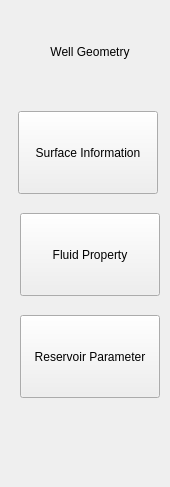
       <widget class="QWidget" name="pageConfigure">
        <property name="geometry">
         <rect>
          <x>0</x>
          <y>0</y>
          <width>170</width>
          <height>487</height>
         </rect>
        </property>
        <attribute name="icon">
         <iconset resource="plunger_ico.qrc">
          <normaloff>:/plunger/icons/configuration.png</normaloff>:/plunger/icons/configuration.png</iconset>
        </attribute>
        <attribute name="label">
         <string>Configuration</string>
        </attribute>
        <widget class="QToolButton" name="btnWell">
         <property name="geometry">
          <rect>
           <x>20</x>
           <y>10</y>
           <width>140</width>
           <height>83</height>
          </rect>
         </property>
         <property name="sizePolicy">
          <sizepolicy hsizetype="Expanding" vsizetype="Fixed">
           <horstretch>0</horstretch>
           <verstretch>0</verstretch>
          </sizepolicy>
         </property>
         <property name="maximumSize">
          <size>
           <width>16777215</width>
           <height>120</height>
          </size>
         </property>
         <property name="cursor">
          <cursorShape>ArrowCursor</cursorShape>
         </property>
         <property name="styleSheet">
          <string notr="true"/>
         </property>
         <property name="text">
          <string>Well Geometry</string>
         </property>
         <property name="icon">
          <iconset resource="plunger_ico.qrc">
           <normaloff>:/plunger/icons/well_trajectory.png</normaloff>:/plunger/icons/well_trajectory.png</iconset>
         </property>
         <property name="iconSize">
          <size>
           <width>45</width>
           <height>60</height>
          </size>
         </property>
         <property name="checkable">
          <bool>true</bool>
         </property>
         <property name="checked">
          <bool>false</bool>
         </property>
         <property name="popupMode">
          <enum>QToolButton::InstantPopup</enum>
         </property>
         <property name="toolButtonStyle">
          <enum>Qt::ToolButtonTextUnderIcon</enum>
         </property>
         <property name="autoRaise">
          <bool>true</bool>
         </property>
        </widget>
        <widget class="QToolButton" name="btnSurface">
         <property name="geometry">
          <rect>
           <x>18</x>
           <y>111</y>
           <width>140</width>
           <height>83</height>
          </rect>
         </property>
         <property name="sizePolicy">
          <sizepolicy hsizetype="Expanding" vsizetype="Minimum">
           <horstretch>0</horstretch>
           <verstretch>0</verstretch>
          </sizepolicy>
         </property>
         <property name="maximumSize">
          <size>
           <width>16777215</width>
           <height>120</height>
          </size>
         </property>
         <property name="focusPolicy">
          <enum>Qt::StrongFocus</enum>
         </property>
         <property name="styleSheet">
          <string notr="true"/>
         </property>
         <property name="text">
          <string>Surface Information</string>
         </property>
         <property name="icon">
          <iconset resource="plunger_ico.qrc">
           <normaloff>:/plunger/icons/valve.png</normaloff>:/plunger/icons/valve.png</iconset>
         </property>
         <property name="iconSize">
          <size>
           <width>45</width>
           <height>60</height>
          </size>
         </property>
         <property name="checkable">
          <bool>true</bool>
         </property>
         <property name="toolButtonStyle">
          <enum>Qt::ToolButtonTextUnderIcon</enum>
         </property>
        </widget>
        <widget class="QToolButton" name="btnFluid">
         <property name="geometry">
          <rect>
           <x>20</x>
           <y>213</y>
           <width>140</width>
           <height>83</height>
          </rect>
         </property>
         <property name="sizePolicy">
          <sizepolicy hsizetype="Expanding" vsizetype="Minimum">
           <horstretch>0</horstretch>
           <verstretch>0</verstretch>
          </sizepolicy>
         </property>
         <property name="maximumSize">
          <size>
           <width>16777215</width>
           <height>120</height>
          </size>
         </property>
         <property name="styleSheet">
          <string notr="true"/>
         </property>
         <property name="text">
          <string>Fluid Property</string>
         </property>
         <property name="icon">
          <iconset resource="plunger_ico.qrc">
           <normaloff>:/plunger/icons/oil.png</normaloff>:/plunger/icons/oil.png</iconset>
         </property>
         <property name="iconSize">
          <size>
           <width>45</width>
           <height>60</height>
          </size>
         </property>
         <property name="checkable">
          <bool>true</bool>
         </property>
         <property name="toolButtonStyle">
          <enum>Qt::ToolButtonTextUnderIcon</enum>
         </property>
        </widget>
        <widget class="QToolButton" name="btnReservoir">
         <property name="geometry">
          <rect>
           <x>20</x>
           <y>315</y>
           <width>140</width>
           <height>83</height>
          </rect>
         </property>
         <property name="sizePolicy">
          <sizepolicy hsizetype="Expanding" vsizetype="Minimum">
           <horstretch>0</horstretch>
           <verstretch>0</verstretch>
          </sizepolicy>
         </property>
         <property name="maximumSize">
          <size>
           <width>16777215</width>
           <height>120</height>
          </size>
         </property>
         <property name="styleSheet">
          <string notr="true"/>
         </property>
         <property name="text">
          <string>Reservoir Parameter</string>
         </property>
         <property name="icon">
          <iconset resource="plunger_ico.qrc">
           <normaloff>:/plunger/icons/reservoir.png</normaloff>:/plunger/icons/reservoir.png</iconset>
         </property>
         <property name="iconSize">
          <size>
           <width>45</width>
           <height>60</height>
          </size>
         </property>
         <property name="checkable">
          <bool>true</bool>
         </property>
         <property name="toolButtonStyle">
          <enum>Qt::ToolButtonTextUnderIcon</enum>
         </property>
        </widget>
       </widget>
